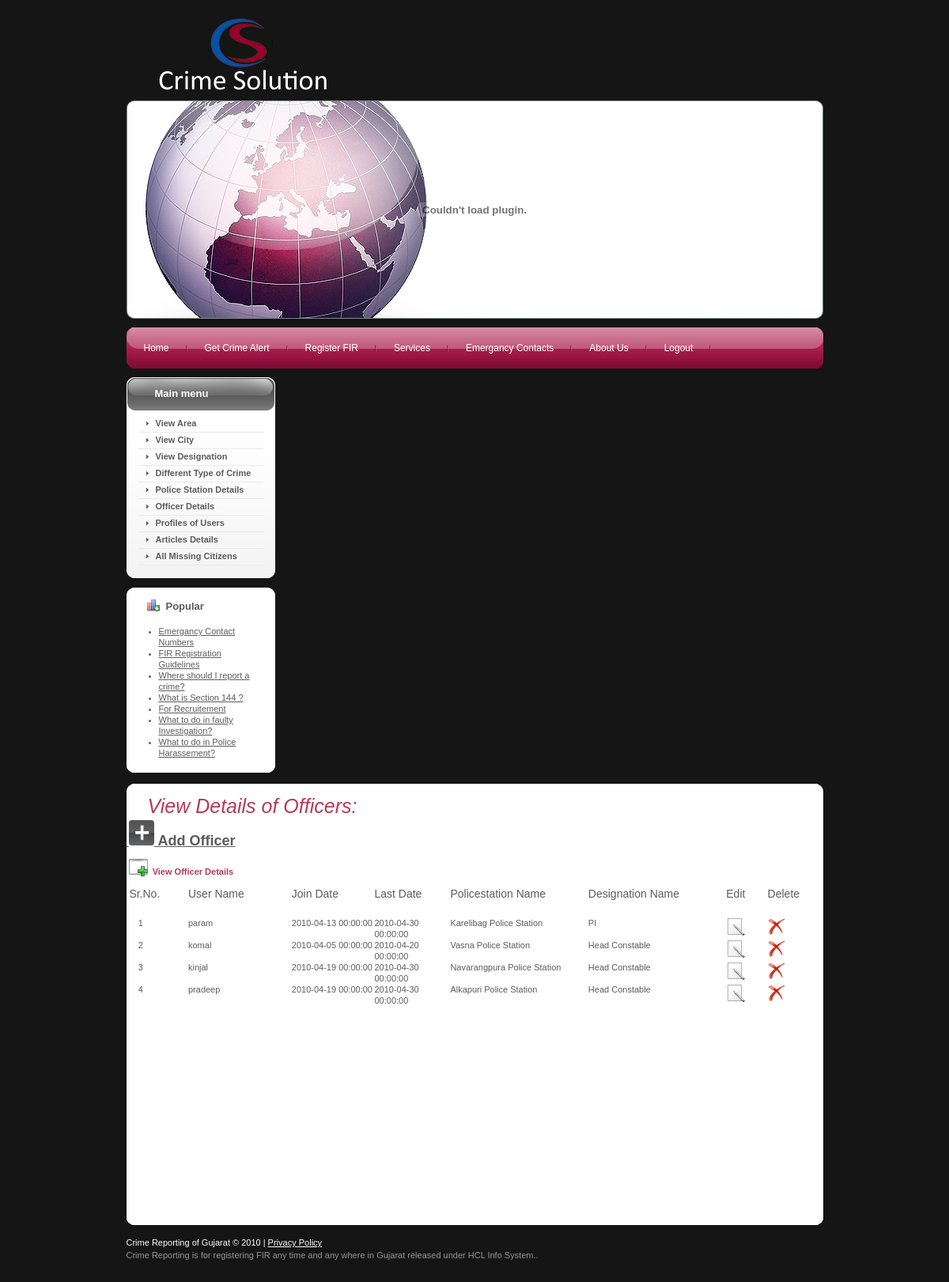
The app's page /viewofficer.php (signed in) with its own data.
### tables this page shows
CREATE TABLE `mstr_officer` (
  `username` varchar(45) NOT NULL,
  `Jdate` datetime NOT NULL,
  `Ldate` datetime NOT NULL,
  `desi_id` int(10) unsigned NOT NULL,
  `poilcestation_id` int(10) unsigned NOT NULL,
  KEY `FK_mstr_officer_1` (`username`),
  KEY `FK_mstr_officer_2` (`desi_id`),
  KEY `FK_mstr_officer_3` (`poilcestation_id`),
  CONSTRAINT `FK_mstr_officer_1` FOREIGN KEY (`username`) REFERENCES `mstr_login` (`username`),
  CONSTRAINT `FK_mstr_officer_2` FOREIGN KEY (`desi_id`) REFERENCES `mstr_designation` (`desi_id`),
  CONSTRAINT `FK_mstr_officer_3` FOREIGN KEY (`poilcestation_id`) REFERENCES `mstr_policestation` (`poilcestation_id`) ON DELETE CASCADE ON UPDATE CASCADE
);

CREATE TABLE `mstr_policestation` (
  `poilcestation_id` int(10) unsigned NOT NULL auto_increment,
  `area_id` int(10) unsigned NOT NULL,
  `address` varchar(255) NOT NULL,
  `contact_no` int(10) unsigned NOT NULL,
  `Email_id` varchar(255) NOT NULL,
  `contact_person` varchar(45) NOT NULL,
  `starting_date` datetime NOT NULL,
  `policestation_name` varchar(45) NOT NULL,
  `city_id` int(10) unsigned NOT NULL,
  PRIMARY KEY  (`poilcestation_id`),
  KEY `FK_mstr_policestation_1` (`area_id`),
  KEY `FK_mstr_policestation_2` (`city_id`),
  CONSTRAINT `FK_mstr_policestation_1` FOREIGN KEY (`area_id`) REFERENCES `mstr_area` (`area_id`),
  CONSTRAINT `FK_mstr_policestation_2` FOREIGN KEY (`city_id`) REFERENCES `mstr_city` (`city_id`)
);

CREATE TABLE `mstr_designation` (
  `desi_id` int(10) unsigned NOT NULL auto_increment,
  `desi_name` varchar(45) NOT NULL,
  PRIMARY KEY  (`desi_id`)
);

### viewofficer.php (the view, shortened to what this page needs)
<?php
include("header.php");
include("sidebar.php");
$selectAllUserQuery = "select * from mstr_officer mo,mstr_designation md,mstr_policestation mp where                        mo.poilcestation_id=mp.poilcestation_id and mo.desi_id=md.desi_id";
$resultSet = mysql_query($selectAllUserQuery) or die(mysql_error());
?>
<div id="content">
  <div class="clear">
	<div id="container" class="wrapper-container">
       <div class="corner-top-left">
       <div class="corner-top-right">
       <div class="corner-bottom-left">
       <div class="corner-bottom-right">
      <h1><span class="componentheading"><em>View Details of Officers: </em></span></h1>
      <p><a href="officerdetail.php">&nbsp;<img src="images/addButton.png" /><span class="style5">&nbsp;Add Officer</span></a>
        </strong></p>
      <table width="99%">
        <tr>
          <th height="38" colspan="8" align="left" class="first"><span class="rowBorder">&nbsp;<img src="images/view.png" align="absbottom"/><span class="highlight">&nbsp; View Officer Details</span></span></th>
        </tr>
        <tr>
          	<td width="9%" height="37"><span class="style4 tableHeading style2">&nbsp;Sr.No.</span></td>
			<td width="15%"><span class="style4 tableHeading style2">User Name </span></td>
			<td width="12%"><span class="style4 tableHeading style2">Join Date </span>	</td>
			<td width="11%"><span class="style4 tableHeading style2">Last Date </span></td>
			<td width="20%"><span class="style4 tableHeading style2">Policestation Name</span></td>
			<td width="20%"><span class="style4 tableHeading style2">Designation Name </span></td>
			<td width="6%"><span class="style4 tableHeading style2">Edit </span></td>
			<td width="7%"><span class="style4 tableHeading style2">Delete </span></td>
        </tr>
        <?php
	$i=1;
	while($record = mysql_fetch_array($resultSet))
	{
	?>
	<tr>
		<td>&nbsp;&nbsp;&nbsp;&nbsp;
		<?php echo $i++;?></td>
		<td><?php echo $record["username"];?></td>
		<td><?php echo $record["Jdate"];?></td>
		<td><?php echo $record["Ldate"];?></td>
		<td><?php echo $record["policestation_name"];?></td>
		<td><?php echo $record["desi_name"];?></td>
		<td><a href="editofficer1.php?username=<?php echo $record["username"];?>"><img title="Edit crime type" src="images/edit.png"  /></a></td>
	    <td><a href="deleteofficer.php?username=<?php echo $record["username"];?>"> <img title="Delete crime type Details" src="images/delete.png" /></a></td>
  </tr>
<?php
}
?>
</table>
<p>&nbsp;</p>
      <p>&nbsp;</p>
      <p>&nbsp;</p>
      <p>&nbsp;</p>
      <p>&nbsp;</p>
      <p>&nbsp;</p>
      <p>&nbsp;</p>
      <p>&nbsp;</p>
      <p>&nbsp;</p>
      <p>&nbsp;</p>
       </div>
       </div>
	</div>
	</div>
	</div>
<?php include("footer.php");?>

### files/template.css (style rules this page uses)
body, td, th, div, p, label { color:#5c5c5c; font:normal 11px/14px Verdana, Arial, Helvetica, sans-serif; }
a { color:#5c5c5c; text-decoration:underline; }
.componentheading { color:#B53B55; font-size:25px; font-weight:normal; line-height:140%; margin:0 0px 10px 0; padding:16px 0 2px 27px; font-family:Verdana, Arial, Helvetica, sans-serif; }
.highlight { color:#B53B55; font-weight:bold }
#body { background:#151515; }
.clear { width:100%; overflow:hidden; }
#container { overflow:hidden; height:100%; text-align:left; padding:2px 0 0 0; }
.wrapper-container .corner-top-left, .wrapper-box .corner-top-left { background:url(../images/corner1_top_left.gif) no-repeat left top #FFF; }
.wrapper-container .corner-top-right, .wrapper-box .corner-top-right { background:url(../images/corner1_top_right.gif) no-repeat right top; }
.wrapper-container .corner-bottom-left, .wrapper-box .corner-bottom-left { background:url(../images/corner1_bottom_left.gif) no-repeat left bottom; }
.wrapper-container .corner-bottom-right, .wrapper-box .corner-bottom-right { background:url(../images/corner1_bottom_right.gif) no-repeat right bottom; }
#container .corner-bottom-right { padding:11px 0 7px 0; }

### files/constant.css (style rules this page uses)
* { padding:0px 0px 0px 0px; margin:0px 0px 0px 0px; }
html { height:100% }
body { text-align:center; }
table { border-collapse:collapse; border:0px; padding:0; }
td { vertical-align:top }
th { text-align:left; vertical-align:top }
img { border:none }
h1 { font-size:130% }
p { padding:0px 0px 13px 0px; }

### css/template.css (style rules this page uses)
body, td, th, div, p, label { color:#5c5c5c; font:normal 11px/14px Verdana, Arial, Helvetica, sans-serif; }
a { color:#5c5c5c; text-decoration:underline; }
.componentheading { color:#B53B55; font-size:25px; font-weight:normal; line-height:140%; margin:0 0px 10px 0; padding:16px 0 2px 27px; font-family:Verdana, Arial, Helvetica, sans-serif; }
.highlight { color:#B53B55; font-weight:bold }
#body { background:#151515; }
.clear { width:100%; overflow:hidden; }
#container { overflow:hidden; height:100%; text-align:left; padding:2px 0 0 0; }
.wrapper-container .corner-top-left, .wrapper-box .corner-top-left { background:url(../images/corner1_top_left.gif) no-repeat left top #FFF; }
.wrapper-container .corner-top-right, .wrapper-box .corner-top-right { background:url(../images/corner1_top_right.gif) no-repeat right top; }
.wrapper-container .corner-bottom-left, .wrapper-box .corner-bottom-left { background:url(../images/corner1_bottom_left.gif) no-repeat left bottom; }
.wrapper-container .corner-bottom-right, .wrapper-box .corner-bottom-right { background:url(../images/corner1_bottom_right.gif) no-repeat right bottom; }
#container .corner-bottom-right { padding:11px 0 7px 0; }

### viewofficer.php (style rules this page uses)
.style2 { font-family: Verdana, Arial, Helvetica, sans-serif }
.style4 { font-size: 14px }
.style5 { font-size: 18px; font-weight: bold; }

### records on screen
mstr_officer: username "param", Jdate "2010-04-13 00:00:00", Ldate "2010-04-30 00:00:00", poilcestation.policestation_name "Karelibag Police Station", desi.desi_name "PI"
mstr_officer: username "komal", Jdate "2010-04-05 00:00:00", Ldate "2010-04-20 00:00:00", poilcestation.policestation_name "Vasna Police Station", desi.desi_name "Head Constable"
mstr_officer: username "kinjal", Jdate "2010-04-19 00:00:00", Ldate "2010-04-30 00:00:00", poilcestation.policestation_name "Navarangpura Police Station", desi.desi_name "Head Constable"
mstr_officer: username "pradeep", Jdate "2010-04-19 00:00:00", Ldate "2010-04-30 00:00:00", poilcestation.policestation_name "Alkapuri Police Station", desi.desi_name "Head Constable"
